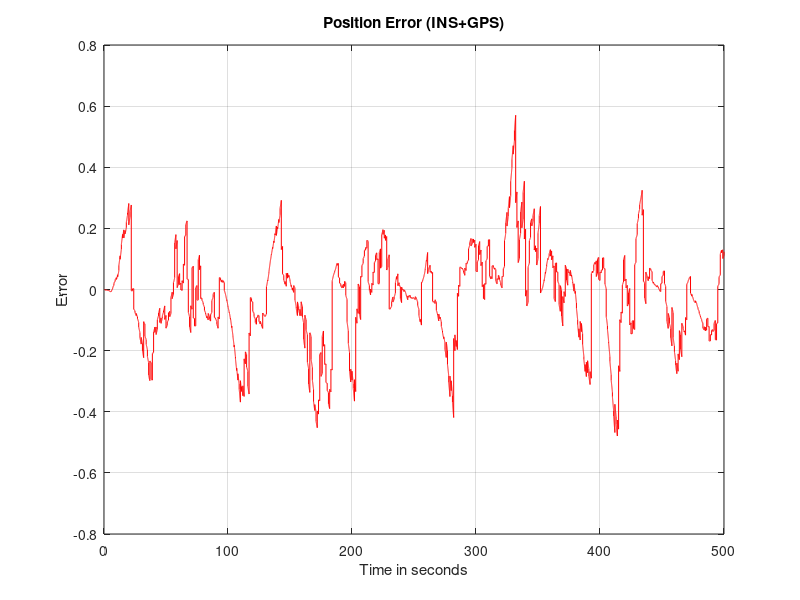

This figure's MATLAB source:
function [err_state_matrix,for_plot_covariance]=ass3_q3_kf
% This is a KF implementation
% Have invoked a GPS sensor in this. In continuation of ass3_q3_q2
% measured position=actual_position+measurement_noise
% Here difference between actual and estimated state is plotted & it is seen clearly that it eventually becomes 0
delt=0.01;
final_time=500;
initial_state=[0;0;0];
err_state_matrix=zeros(3,(final_time/delt)+1);
err_state_matrix(:,1)=initial_state; % at time 0
phi=[0 1 0;0 0 -1;0 0 0];
B=[0;0;1];
C=[0;-1;0];

noise_b=normrnd(0,10^(-3),[1,final_time/delt+1]);
noise_gamma=normrnd(0,0.05,[1,final_time/delt+1]);
noise_position=normrnd(0,sqrt(3),[1,final_time/delt+1]);

bias=[0 0 0;0 0 0;0 0 1]; % B*wb*wb'*B'
gamma=[0 0 0;0 1 0;0 0 0]; % C*gamma*gamma'*C'
H=[1 0 0];

covariance_matrix=zeros(3,3);
for_plot_covariance=zeros(3,(final_time/delt)+1);
counter=1;
iden=[1 0 0;0 1 0;0 0 1];
phi_discrete=(phi*delt+iden);

% Prediction Step
for i=2:(final_time/delt+1)
  
    col_no=i;
    
    err_state_matrix(:,col_no)=(phi_discrete*err_state_matrix(:,col_no-1))+(B*delt*noise_b(col_no-1))+(C*delt*noise_gamma(col_no-1));
    
    covariance_matrix=(phi_discrete*covariance_matrix*phi_discrete')+(bias)*(noise_b(col_no-1)*delt)^2+(gamma)*(noise_gamma(col_no-1)*delt)^2;
    
    
    % GPS measurement at 1 second interval. Correction Step
    if col_no==(100*counter+1)
        counter=counter+1;
        Sk=H*covariance_matrix*H'+((noise_position(i))^2);
        Lk=(covariance_matrix*H')*inv(Sk);
        covariance_matrix=covariance_matrix-Lk*Sk*Lk';
        err_state_matrix(:,col_no)=(iden-Lk*H)*err_state_matrix(:,col_no)-Lk*(noise_position(i));
    end
    
    for_plot_covariance(:,col_no)=[covariance_matrix(1,1);covariance_matrix(2,2);covariance_matrix(3,3)];
        
end
plot(0:0.01:final_time,err_state_matrix(1,1:(final_time/delt+1)),'r')
xlabel('Time in seconds')
ylabel('Error')
title('Position Error (INS+GPS)')
grid on
